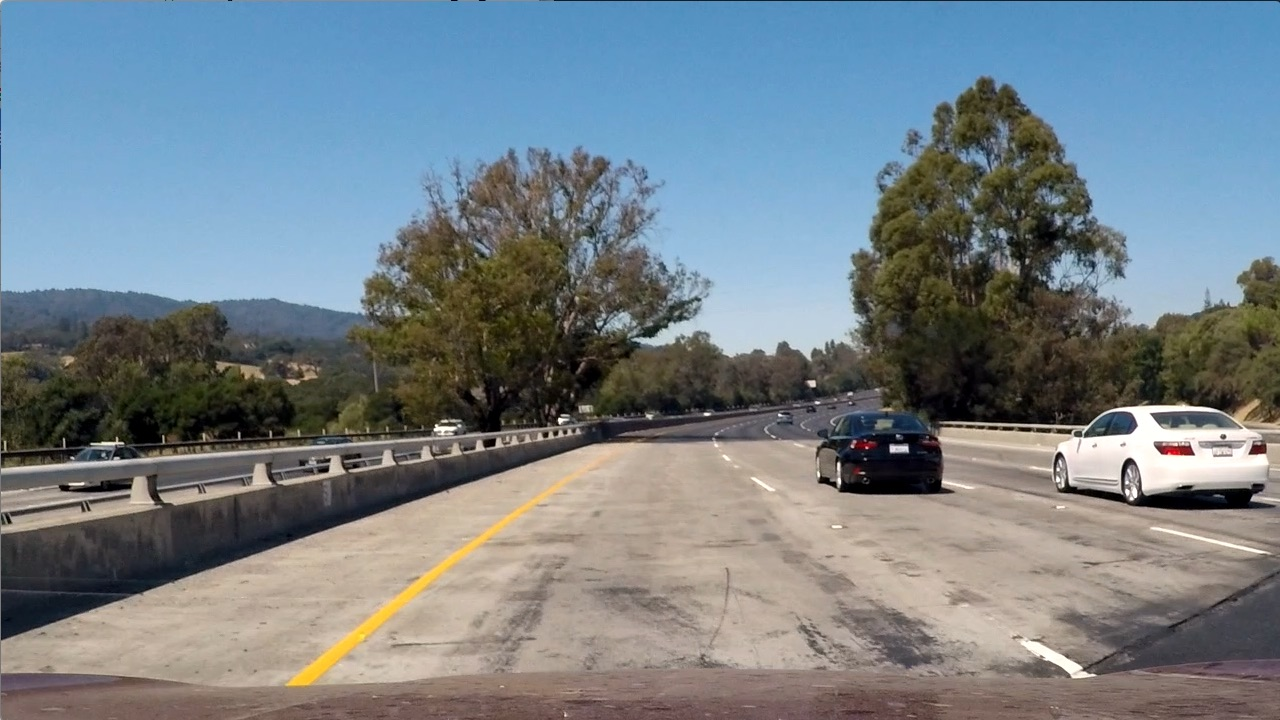
#> input picture P5-Vehicle-Detection/test_images/test1.jpg, 1280 x 720 px
$ jupyter execute --allow-errors Vehicle_Detection.ipynb   (shell and % lines are left out)   (older library calls are emulated)
#> lines starting #> are read from the running program, lines starting #| are printed output that depends on the picture
# Import packages

[cell 1]
import matplotlib.image as mpimg
import matplotlib.pyplot as plt
import numpy as np
import cv2
import glob
import time
from sklearn.svm import LinearSVC
from sklearn.preprocessing import StandardScaler
from skimage.feature import hog
from sklearn.model_selection import train_test_split
import os
from mpl_toolkits.mplot3d import Axes3D

## Utility

[cell 2]
import math
# [28 lines left out: function display_imgs, not called in this run]

# Data loading
Here we create lists of [vehicles](https://s3.amazonaws.com/udacity-sdc/Vehicle_Tracking/vehicles.zip) and [not-vehicles](https://s3.amazonaws.com/udacity-sdc/Vehicle_Tracking/non-vehicles.zip) images provided by Udacity. Corrisponding folders contain unzilled archives.

As we can see, there are about the same number of objects of both classes, so, wo do not need to balance number of images.

[cell 3]
def read_data(data_path):
    # Read in cars and notcars
    images = glob.glob('..//..//Datasets_collection//Vehicle_detection//*//*//*')
    print ("total image number: " + str(len(images)))
    ravel_img_features = np.concatenate((img_features[0].ravel(), img_features[1].ravel(), img_features[2].ravel()))
    cars = []
    notcars = []
    for img_path in images:
        # Read the image
        image = mpimg.imread(img_path)
        # Augment the dataset with horizontally flipped images
        flip_feature_img = cv2.flip(image, 1)
        if 'non-vehicles' in img_path:
            notcars.append(image)
            notcars.append(flip_feature_img)
        else:
            cars.append(image)
            cars.append(flip_feature_img)

    # Uncomment if you need to reduce the sample size
    # sample_size = 500
    # cars = cars[0:sample_size]
    # notcars = notcars[0:sample_size]
    return cars, notcars

data_path = '..//..//Datasets_collection//Vehicle_detection//*//*//*'
#> (the rest of this cell did not finish here and is left out)

# Features extraction

Here we define functions for features extraction (HOG, binned color and color histogram features). The functions are based on code from the Udacity's lectures.

[cell 4]
def get_hog_features(img, orient, pix_per_cell, cell_per_block, vis=False, feature_vec=False):
    """
    This method extracts Histogram of Oriented Gradients (HOG) for a given image.
    To extract HOG features just once for the entire region of interest (i.e. lower half of each frame of video) in each full image / video frame,
    apply skimage.feature.hog() with the flag feature_vec=False, and np.ravel() can unroll the feature vector.

    skimage.feature.hog computes a Histogram of Oriented Gradients (HOG)

    (1)(optional) global image normalization
    (2)computing the gradient image in row and col
    (3)computing gradient histograms
    (4)normalizing across blocks
    (5)flattening into a feature vector

    HOG example:
        http://scikit-image.org/docs/dev/auto_examples/features_detection/plot_hog.html
    HOG doc:
        http://scikit-image.org/docs/dev/api/skimage.feature.html#skimage.feature.hog

    * Parameters

    -- img: uint8, ndarray
           A 2-D matrix.

    -- orient: int
           Number of orientation bins.

    -- pix_per_cell: int
           Size (in pixels) of a cell.

    -- cell_per_block: int
           Number of cells in each block.

    -- vis: boolean
           If True, the method returns a 2-D matrix of HOG features.

    -- feature_vec: boolean
           Flatten the HOG feature matrix to 1-D vector if True,
           or the output feature array will have a shape of (number_yblocks, number_xblocks, cell_per_block, cell_per_block, orient)

    * Returns

    -- features: float64, ndarray
           HOG descriptor for the image. Size is orient * (height/pix_per_cell) * (width/pix_per_cell) if cell_per_block is 1.

    -- hog_image : float64, ndarray
           A visualisation of the HOG image. Only provided if vis is True.

    """

    if vis == True: # Call with two outputs if vis==True to visualize the HOG
        features, hog_image = hog(img, orientations=orient,
                                  pixels_per_cell=(pix_per_cell, pix_per_cell),
                                  cells_per_block=(cell_per_block, cell_per_block),
                                  transform_sqrt=True,
                                  visualise=vis, feature_vector=feature_vec)
        return features, hog_image
    else:      # Otherwise call with one output
        features = hog(img, orientations=orient,
                       pixels_per_cell=(pix_per_cell, pix_per_cell),
                       cells_per_block=(cell_per_block, cell_per_block),
                       transform_sqrt=True,
                       visualise=vis, feature_vector=feature_vec)
        return features


def bin_spatial(img, size=(32, 32), color_space='RGB'):
    """
    This method compresses the image and returns binned color features

    * Parameters

    -- img: uint8, ndarray
           A 2-D, 3-D matrix.

    -- size: tuple of two int
           The new height and width of compressed image

    * Returns

    -- features: uint8, 3-D ndarray
           A tensor of color features. A 1-D vector can be extracted with np.ravel()
    """
    # Convert image to new color space (if specified)
    if color_space != 'RGB':
        if color_space == 'HSV':
            feature_image = cv2.cvtColor(img, cv2.COLOR_RGB2HSV)
        elif color_space == 'LUV':
            feature_image = cv2.cvtColor(img, cv2.COLOR_RGB2LUV)
        elif color_space == 'HLS':
            feature_image = cv2.cvtColor(img, cv2.COLOR_RGB2HLS)
        elif color_space == 'YUV':
            feature_image = cv2.cvtColor(img, cv2.COLOR_RGB2YUV)
        elif color_space == 'YCrCb':
            feature_image = cv2.cvtColor(img, cv2.COLOR_RGB2YCrCb)
    else: feature_image = np.copy(img)

    return cv2.resize(img, size).ravel()


def color_hist(feature_image, nbins=32, color_space='RGB'):
    """
    This method computes color histogram features

    numpy histogram doc:
        https://docs.scipy.org/doc/numpy-1.13.0/reference/generated/numpy.histogram.html

    * Parameters

    -- img: uint8, ndarray
           A 2-D, 3-D matrix.

    -- nbins: int or sequence
           If bins is an int, it defines the number of equal-width bins in the given range (10, by default).
           If bins is a sequence, it defines the bin edges, including the rightmost edge, allowing for non-uniform bin widths.

    * Returns

    -- features: int64, 1-D ndarray
           The values of the histogram.

    """
    # Convert image to new color space (if specified)
    if color_space != 'RGB':
        if color_space == 'HSV':
            feature_image = cv2.cvtColor(img, cv2.COLOR_RGB2HSV)
        elif color_space == 'LUV':
            feature_image = cv2.cvtColor(img, cv2.COLOR_RGB2LUV)
        elif color_space == 'HLS':
            feature_image = cv2.cvtColor(img, cv2.COLOR_RGB2HLS)
        elif color_space == 'YUV':
            feature_image = cv2.cvtColor(img, cv2.COLOR_RGB2YUV)
        elif color_space == 'YCrCb':
            feature_image = cv2.cvtColor(img, cv2.COLOR_RGB2YCrCb)
    else: feature_image = np.copy(img)

    channel1_hist = np.histogram(feature_image[:,:,0], bins=nbins, range=(0, 256))
    channel2_hist = np.histogram(feature_image[:,:,1], bins=nbins, range=(0, 256))
    channel3_hist = np.histogram(feature_image[:,:,2], bins=nbins, range=(0, 256))
    # Concatenate the histograms into a single feature vector
    #We need only the histogram, no bins edges
    hist_features = np.concatenate((channel1_hist[0], channel2_hist[0], channel3_hist[0]))
    # Return the individual histograms, bin_centers and feature vector
    return hist_features

### Test for `get_hog_features`

#> (a cell that did not finish here is left out)

[cell 6]
# Plot the examples
fig = plt.figure(figsize=(20,4))
#> (the rest of this cell did not finish here and is left out)

[cell 7]
test_img_path = ".//test_images//test1.jpg"
BGR_img = mpimg.imread(test_img_path)
#> BGR_img is the input picture: shape (720, 1280, 3); mean R, G, B 117.5, 128.7, 135.5
RGB_img = cv2.cvtColor(BGR_img, cv2.COLOR_BGR2RGB)
gray_img = cv2.cvtColor(RGB_img, cv2.COLOR_RGB2GRAY)
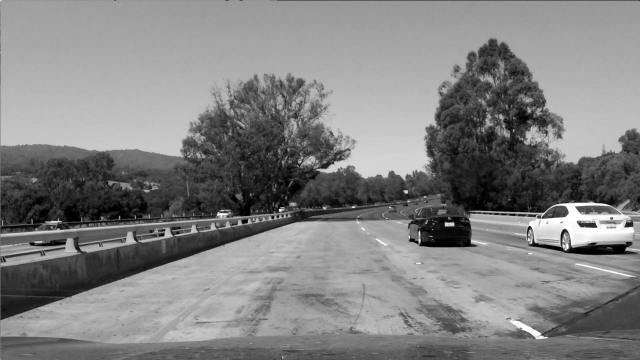
#> gray_img: shape (720, 1280) (shown at 1/2 size); min 0, max 255, mean 129.5
hog_features, hog_image = get_hog_features(gray_img, orient=8, pix_per_cell=16, cell_per_block=1, vis=True, feature_vec=False)
#> in get_hog_features, `features, hog_image = hog(img, orientations=orient, pixels_per_cell=(p..`:
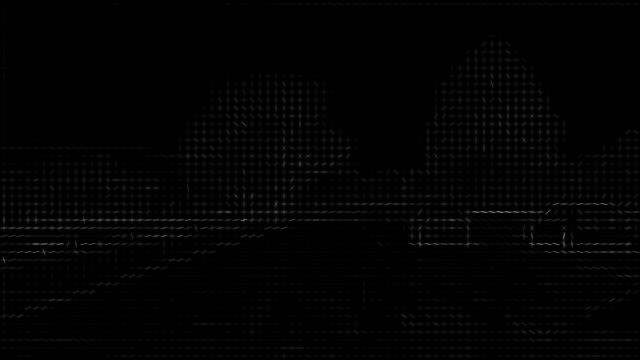
#> hog_image: shape (720, 1280) float64 (shown at 1/2 size); min 0, max 3.02, mean 0.0315; drawn with min black and max white

[cell 8]
print ("shape of original image",RGB_img.shape)
#| shape of original image (720, 1280, 3)

[cell 9]
from skimage import exposure
fig, (ax1, ax2) = plt.subplots(1, 2, figsize=(16, 5), sharex=True, sharey=True)

# original image
ax1.axis('off')
ax1.imshow(RGB_img, cmap=plt.cm.gray)
ax1.set_title('Input image')

print ("shape of HOG features",hog_features.shape)
#| shape of HOG features (45, 80, 1, 1, 8)
print ("number of HOG features",hog_features.ravel().shape)
#| number of HOG features (28800,)

# image of HOG features
# Rescale histogram for better display
hog_image_rescaled = exposure.rescale_intensity(hog_image, in_range=(0, 10))
ax2.axis('off')
ax2.imshow(hog_image_rescaled, cmap=plt.cm.gray)
ax2.set_title('HOG features')

plt.show()
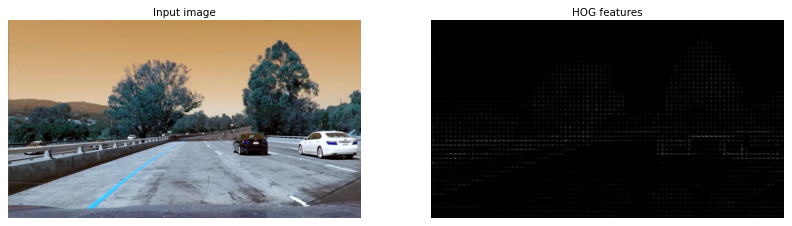
#> figure drawn by matplotlib, 2 panels; B, G, R data is drawn as R, G, B

## Test for bin_spatial

[cell 10]
test_img_path = ".//test_images//image0004.png"
car_img = mpimg.imread(test_img_path)
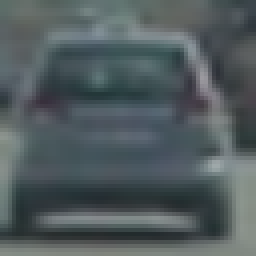
#> input picture P5-Vehicle-Detection/test_images/image0004.png, 64 x 64 px (shown 4 times larger)
#> car_img is the input picture: shape (64, 64, 3) float32; mean R, G, B 0.319, 0.359, 0.37

# image of spatial features
bin_spatial_hist = bin_spatial(car_img, size=(16, 16))
#> bin_spatial_hist = 768 values, max 0.646 at index 521, min 0.141 at index 609, mean 0.35
print ("shape of spatial features",bin_spatial_hist.shape)
#| shape of spatial features (768,)
plt.imshow(bin_spatial_hist.reshape(16, 16, 3))
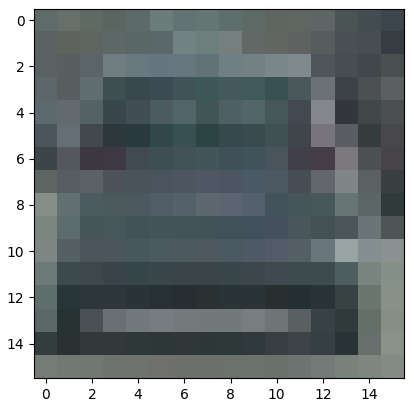
#> figure drawn by matplotlib, 1 panel

## Test for color_hist

#> (a cell that did not finish here is left out)

print ("shape of color features",color_hist_feature.shape)
plt.plot(color_hist_feature[:32], color="#F44336") # the sum will be the height * width * 3
plt.plot(color_hist_feature[32:64], color="#42A5F5")
plt.plot(color_hist_feature[64:96], color="#00C853")

The `get_img_features` function extracl HOG, color histogram, binned spatial features from images.

[cell 12]
def get_img_features(img
                    , hist_bins
                    , orient, pix_per_cell, cell_per_block, hog_channel, spatial_size
                    , color_space='RGB'
                    , spatial_feat = True, hist_feat = True, hog_feat = True):
    """
    This method extracts features from a image

    * parameter:

    -- img: uint8, ndarray
           A 2-D, 3-D matrix.

    -- spatial_feat: boolean
           extract spatial features if True
           Parameter for spatial feature.

    -- hist_feat: boolean
           extract color histogram features if True

    -- hog_feat: boolean
           extract HOG features if True
           Parameter for HOG feature.
           Parameter for color histogram feature.

    -- hist_bins: int or sequence
           If bins is an int, it defines the number of equal-width bins in the given range (10, by default).
           If bins is a sequence, it defines the bin edges, including the rightmost edge, allowing for non-uniform bin widths.
           Parameter for color histogram feature.

    -- orient: int
           Number of orientation bins.
           Parameter for HOG feature.

    -- pix_per_cell: int
           Size (in pixels) of a cell.
           Parameter for HOG feature.

    -- cell_per_block: int
           Number of cells in each block.
           Parameter for HOG feature.

    -- hog_channel: string
           If the input is `ALL`, the method will extract the HOG for each channel(RGB) respectively.
           Otherwise, it will turn the image to grayscale and extract features.
           Parameter for HOG feature.

    -- color_space: string
           the color space, default is RGB.
           Parameter for HOG feature.

    -- spatial_size: tuple of two int
           The new height and width of compressed image.
           Parameter for spatial feature.

    * Returns

    -- features: list
           A list of extracted features.
    """
#> called with hist_bins = 32, orient = 8, pix_per_cell = 8, cell_per_block = 1, hog_channel = 'ALL', spatial_size = (16, 16), color_space = 'RGB', spatial_feat = True

    feature_img = None

    if color_space == 'RGB':
        feature_img = cv2.cvtColor(img, cv2.COLOR_BGR2RGB)
    elif color_space == 'HSV':
        feature_img = cv2.cvtColor(img, cv2.COLOR_BGR2HSV)
    elif color_space == 'LUV':
        feature_img = cv2.cvtColor(img, cv2.COLOR_BGR2LUV)
    elif color_space == 'HLS':
        feature_img = cv2.cvtColor(img, cv2.COLOR_BGR2HLS)
    elif color_space == 'YUV':
        feature_img = cv2.cvtColor(img, cv2.COLOR_BGR2YUV)
    elif color_space == 'YCrCb':
        feature_img = cv2.cvtColor(img, cv2.COLOR_BGR2YCrCb)
    elif color_space == 'LAB':
        feature_img = cv2.cvtColor(img, cv2.COLOR_BGR2LAB)
    else:
        feature_img = cv2.cvtColor(img, cv2.COLOR_BGR2RGB)

    features = []
    if spatial_feat == True:
        spatial_features = bin_spatial(feature_img, size=spatial_size)
#> spatial_features = 768 values, max 255 at index 449, min 1 at index 439, mean 129
        features.append(spatial_features)

    if hist_feat == True:
        hist_features = color_hist(feature_img, nbins=hist_bins)
        features.append(hist_features)

    if hog_feat == True:
        if hog_channel == 'ALL':
            hog_features = []
            for channel in range(feature_img.shape[2]):
                channel_feature = get_hog_features(feature_img[:,:,channel],
                                                    orient, pix_per_cell, cell_per_block,
                                                    vis=False, feature_vec=False).ravel()
                hog_features.append(channel_feature)
            hog_features = np.array(hog_features)
        else:
            feature_img = cv2.cvtColor(feature_img, cv2.COLOR_RGB2GRAY)
            hog_features = get_hog_features(feature_img, orient,
                            pix_per_cell, cell_per_block, vis=False, feature_vec=False)

        features.append(hog_features)
    return features

## Test on `get_img_features()`

[cell 13]
test_img_path = ".//test_images//test1.jpg"
BGR_img = mpimg.imread(test_img_path)

#> (the rest of this cell did not finish here and is left out)

#> (a cell that did not finish here is left out)

#> (a cell that did not finish here is left out)

#> (a cell that did not finish here is left out)

#> (a cell that did not finish here is left out)

#> (a cell that did not finish here is left out)

## Test on car and non-car data

#> (a cell that did not finish here is left out)

#> (a cell that did not finish here is left out)

# Explore Color Spaces

[cell 21]
def plot3d(pixels, colors_rgb
            , axis_labels=list("RGB")
            , axis_limits=((0, 255), (0, 255), (0, 255))):
    """Plot pixels in 3D."""

    # Create figure and 3D axes
    fig = plt.figure(figsize=(8, 8))
    ax = Axes3D(fig)

    # Set axis limits
    ax.set_xlim(*axis_limits[0])
    ax.set_ylim(*axis_limits[1])
    ax.set_zlim(*axis_limits[2])

    # Set axis labels and sizes
    ax.tick_params(axis='both', which='major', labelsize=14, pad=8)
    ax.set_xlabel(axis_labels[0], fontsize=16, labelpad=16)
    ax.set_ylabel(axis_labels[1], fontsize=16, labelpad=16)
    ax.set_zlabel(axis_labels[2], fontsize=16, labelpad=16)

    # Plot pixel values with colors given in colors_rgb
    ax.scatter(
        pixels[:, :, 0].ravel(),
        pixels[:, :, 1].ravel(),
        pixels[:, :, 2].ravel(),
        c=colors_rgb.reshape((-1, 3)), edgecolors='none')


    return ax  # return Axes3D object for further manipulation

## Test on `plot3d()`

[cell 22]
# Read a color image
test_img_path = ".//test_images//test1.jpg"
img = mpimg.imread(test_img_path)

# Select a small fraction of pixels to plot by subsampling it
scale = max(img.shape[0], img.shape[1], 64) / 64  # at most 64 rows and columns
img_small = cv2.resize(img, (np.int(img.shape[1] / scale), np.int(img.shape[0] / scale)), interpolation=cv2.INTER_NEAREST)
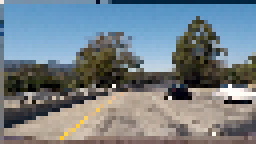
#> img_small: shape (36, 64, 3) (shown 4 times larger); mean R, G, B 116.1, 127.6, 134.6

# Convert subsampled image to desired color space(s)
img_small_RGB = cv2.cvtColor(img_small, cv2.COLOR_BGR2RGB)  # OpenCV uses BGR, matplotlib likes RGB
img_small_HSV = cv2.cvtColor(img_small, cv2.COLOR_BGR2HSV)
#> img_small_HSV: shape (36, 64, 3); mean H, S, V 67, 79.8, 148
img_small_LUV = cv2.cvtColor(img_small, cv2.COLOR_BGR2LUV)
#> img_small_LUV: shape (36, 64, 3); mean of channels 0, 1, 2 134.9, 101.3, 143.9
img_small_HLS = cv2.cvtColor(img_small, cv2.COLOR_BGR2HLS)
#> img_small_HLS: shape (36, 64, 3); mean of channels 0, 1, 2 67, 125.5, 76.4
img_small_YUV = cv2.cvtColor(img_small, cv2.COLOR_BGR2YUV)
#> img_small_YUV: shape (36, 64, 3); mean of channels 0, 1, 2 128.4, 121.9, 133.4
img_small_YCrCb = cv2.cvtColor(img_small, cv2.COLOR_BGR2YCrCb)
#> img_small_YCrCb: shape (36, 64, 3); mean of channels 0, 1, 2 128.4, 132.4, 121.1
img_small_LAB = cv2.cvtColor(img_small, cv2.COLOR_BGR2LAB)
#> img_small_LAB: shape (36, 64, 3); mean of channels 0, 1, 2 135.4, 129.8, 135
img_small_rgb = img_small_RGB / 255.  # scaled to [0, 1], only for plotting

[cell 23]
f, ((ax1, ax2, ax3, ax4), (ax5, ax6, ax7, ax8),
    (ax9, ax10, ax11, ax12), (ax13, ax14, ax15, ax16),
   (ax17, ax18, ax19, ax20), (ax21, ax22, ax23, ax24),
   (ax25, ax26, ax27, ax28)) = plt.subplots(7, 4, figsize=(20, 35), sharex=True, sharey=True)
f.tight_layout()

# RGB
ax1.imshow(img_small_RGB)
ax1.set_title('RGB', fontsize=20)
ax1.axis('off')
ax2.imshow(img_small_RGB[:,:,0])
ax2.set_title('RGB (R)', fontsize=20)
ax2.axis('off')
ax3.imshow(img_small_RGB[:,:,1])
ax3.set_title('RGB (G)', fontsize=20)
ax3.axis('off')
ax4.imshow(img_small_RGB[:,:,2])
ax4.set_title('RGB (B)', fontsize=20)
ax4.axis('off')

# HSV
ax5.imshow(img_small_HSV)
ax5.set_title('HSV', fontsize=20)
ax5.axis('off')
ax6.imshow(img_small_HSV[:,:,0])
ax6.set_title('HSV (H)', fontsize=20)
ax6.axis('off')
ax7.imshow(img_small_HSV[:,:,1])
ax7.set_title('HSV (S)', fontsize=20)
ax7.axis('off')
ax8.imshow(img_small_HSV[:,:,2])
ax8.set_title('HSV (V)', fontsize=20)
ax8.axis('off')

# LUV
ax9.imshow(img_small_LUV)
ax9.set_title('LUV', fontsize=20)
ax9.axis('off')
ax10.imshow(img_small_LUV[:,:,0])
ax10.set_title('LUV (L)', fontsize=20)
ax10.axis('off')
ax11.imshow(img_small_LUV[:,:,1])
ax11.set_title('LUV (U)', fontsize=20)
ax11.axis('off')
ax12.imshow(img_small_LUV[:,:,2])
ax12.set_title('LUV (V)', fontsize=20)
ax12.axis('off')

# HLS
ax13.imshow(img_small_HLS)
ax13.set_title('HLS', fontsize=20)
ax13.axis('off')
ax14.imshow(img_small_HLS[:,:,0])
ax14.set_title('HLS (H)', fontsize=20)
ax14.axis('off')
ax15.imshow(img_small_HLS[:,:,1])
ax15.set_title('HLS (L)', fontsize=20)
ax15.axis('off')
ax16.imshow(img_small_HLS[:,:,2])
ax16.set_title('HLS (S)', fontsize=20)
ax16.axis('off')

# YUV
ax17.imshow(img_small_YUV)
ax17.set_title('YUV', fontsize=20)
ax17.axis('off')
ax18.imshow(img_small_YUV[:,:,0])
ax18.set_title('YUV (Y)', fontsize=20)
ax18.axis('off')
ax19.imshow(img_small_YUV[:,:,1])
ax19.set_title('YUV (U)', fontsize=20)
ax19.axis('off')
ax20.imshow(img_small_YUV[:,:,2])
ax20.set_title('YUV (V)', fontsize=20)
ax20.axis('off')

# YCrCb
ax21.imshow(img_small_YCrCb)
ax21.set_title('YCrCb', fontsize=20)
ax21.axis('off')
ax22.imshow(img_small_YCrCb[:,:,0])
ax22.set_title('YCrCb (Y)', fontsize=20)
ax22.axis('off')
ax23.imshow(img_small_YCrCb[:,:,1])
ax23.set_title('YCrCb (CR)', fontsize=20)
ax23.axis('off')
ax24.imshow(img_small_YCrCb[:,:,2])
ax24.set_title('YCrCb (CB)', fontsize=20)
ax24.axis('off')

# LAB
ax25.imshow(img_small_LAB)
ax25.set_title('LAB', fontsize=20)
ax25.axis('off')
ax26.imshow(img_small_LAB[:,:,0])
ax26.set_title('LAB (L)', fontsize=20)
ax26.axis('off')
ax27.imshow(img_small_LAB[:,:,1])
ax27.set_title('LAB (A)', fontsize=20)
ax27.axis('off')
ax28.imshow(img_small_LAB[:,:,2])
ax28.set_title('LAB (B)', fontsize=20)
ax28.axis('off')

plt.subplots_adjust(left=0., right=1, top=0.9, bottom=0.)
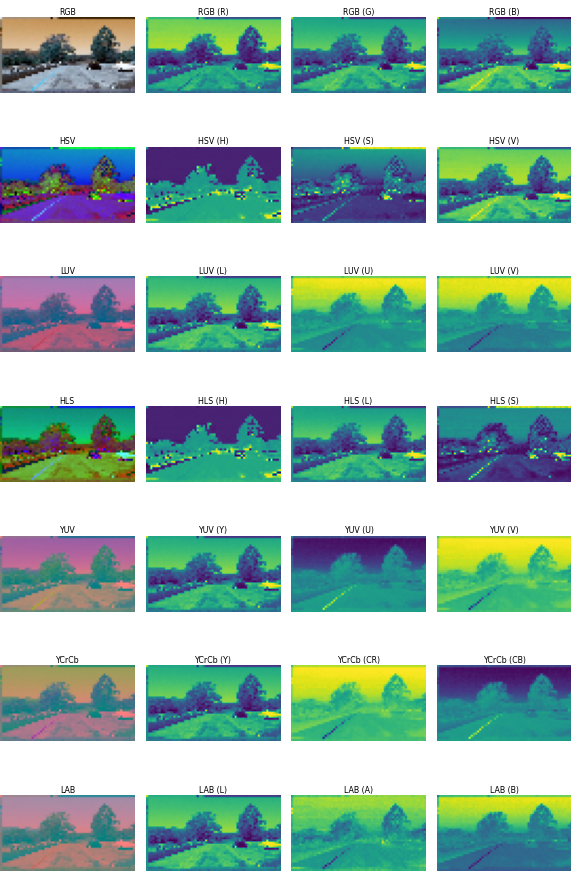
#> figure drawn by matplotlib, 28 panels; B, G, R data is drawn as R, G, B

[cell 24]
# Plot and show
plot3d(img_small_RGB, img_small_rgb)
plt.show()

[cell 25]
plot3d(img_small_HSV, img_small_rgb, axis_labels=list("HSV"))
plt.show()

plot3d(img_small_LUV, img_small_rgb, axis_labels=list("LUV"))
plt.show()

plot3d(img_small_HLS, img_small_rgb, axis_labels=list("HLS"))
